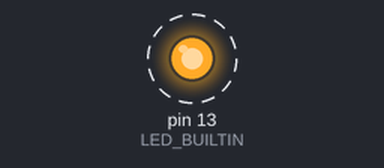
This sketch was run on a simulated Arduino Uno, built with avr-gcc and run on an emulated ATmega328P. Parts: output pins drawn as LEDs (lit = HIGH). Dashed ring = blinking. What the sketch prints to the serial monitor is not drawn.

Above: at 0.2 s.
Timing chart, 0 to 3.0 s (numbered marks = the images above):
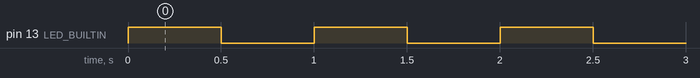

The sketch:

arduino_alive.ino
```cpp
// Функция настройки
void setup() {
  Serial.begin(9600);

  pinMode(LED_BUILTIN, OUTPUT);
}

void loop() {
  Serial.println("ON");
  digitalWrite(LED_BUILTIN, HIGH);
  delay(500);

  Serial.println("OFF");
  digitalWrite(LED_BUILTIN, LOW);
  delay(500);
}
```

Measured:
- by itself, pin 13 (LED_BUILTIN): alternates HIGH for 0.50 s and LOW for 0.50 s
